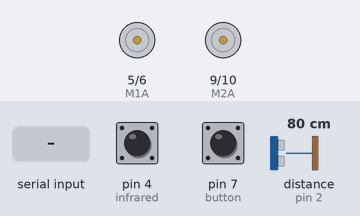
This sketch was run on a simulated Arduino Uno, built with avr-gcc and run on an emulated ATmega328P. On the bench: motor-driver pin pairs drawn as motors (green arrow = first pin HIGH = forward, orange = second pin HIGH = backward, longer = more drive). Wiring (inferred from the names in the program): ultrasonic range finder: trigger pin 3; echo pin 2. The inputs (shaded band) are chosen by the test bench; at power-on: distance to the obstacle (sensor on pin 2) 80 cm, pin 7 (button) HIGH, pin 4 (infrared) HIGH. The echo pulse lasts 58.3 µs per cm.

Above: at 1.2 s.
1.3 s: distance to the obstacle (sensor on pin 2) set to 13 cm
2.8 s: distance to the obstacle (sensor on pin 2) set to 10 cm
At 4.0 s:
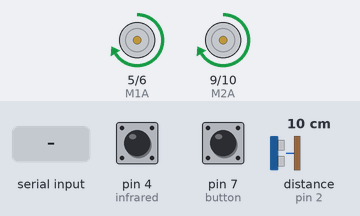
4.3 s: "A" received over the second serial link
At 5.5 s:
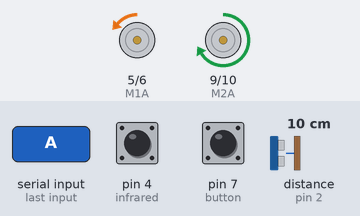
5.8 s: "B" received over the second serial link
At 6.5 s:
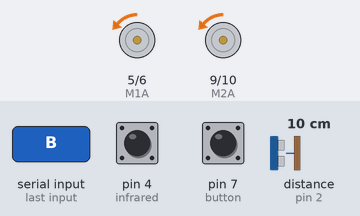
7.3 s: pin 7 (button) pulled LOW for 0.15 s
At 8.1 s:
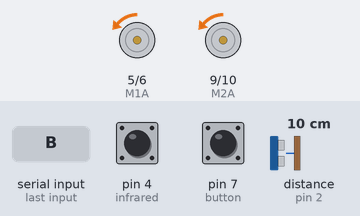
8.9 s: pin 7 (button) pulled LOW for 3.2 s
At 9.3 s:
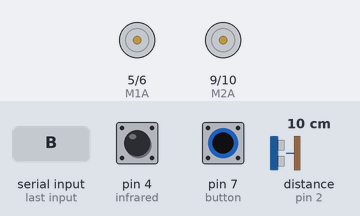
Timing chart, 0 to 13.6 s (numbered marks = the images above; inputs shaded):
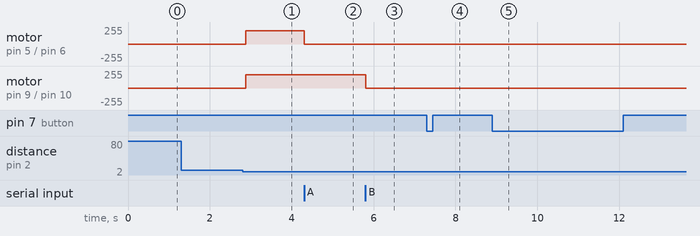

The sketch:

ball_game.ino
```cpp
/*
 * 可以透過超音波距離感測器、紅外線反射感測器,觸發馬達轉動.
 * 並透過觸碰感測器(按鈕)來停止馬達轉動.
 * 2020/05/28 修正超音波時間問題
 */

//匯入軟體序列埠函式庫並指定腳位與存取變數
#include <SoftwareSerial.h>
SoftwareSerial mySerial(11, 12); // RX, TX
int ul = 100, Text, app_button = 0, motor1_speed = 200, motor2_speed = 200;

// 定義感測器與馬達連接的腳位
#define trig 3
#define echo 2
#define infrared 4
#define button 7
#define M1A 5
#define M1B 6
#define M2A 9
#define M2B 10

unsigned long last_time;
bool sonar_switch = true;
int distance_cm = 0;

// 超音波HC-SR04距離讀取程式(單位:公分)
int sonar() {
  if (sonar_switch) {
    digitalWrite(trig, LOW);
    delayMicroseconds(5);
    digitalWrite(trig, HIGH);
    delayMicroseconds(10);
    digitalWrite(trig, LOW);

    pinMode(echo, INPUT);
    last_time = millis();
    long duration = pulseIn(echo, HIGH);
    if ((millis() - last_time) > 200) {
      sonar_switch=false;
      distance_cm = 0;
    }
    else {
      distance_cm = constrain(int((duration/2) / 29.1), 0, 100);
    }
    delay(30);
    return distance_cm;
  }
  else {
    distance_cm = 0;
    return distance_cm;
  }
}

// 紅外線反射數位讀取程式(定義感測到物體時為:1)
int ir() {
  bool value = digitalRead(4);
  return !value;
}

// 按鈕讀取程式(定義按下按鈕時為:1)
int sw() {
  bool value = digitalRead(7);
  return !value;
}

// 控制第幾顆馬達(數量2), 以及控制轉速(速度正為正轉, 速度負為反轉)
void motor(int number, int Speed) {
  if (number == 1) {
    if (Speed >= 0 ) {
      if (Speed > 255)Speed = 255;
      analogWrite(M1A, Speed);
      analogWrite(M1B, 0);
    }
    else {
      Speed *= -1;
      if (Speed > 255)Speed = 255;
      analogWrite(M1A, 0);
      analogWrite(M1B, Speed);
    }
  }
  else if (number == 2) {
    if (Speed >= 0 ) {
      if (Speed > 255)Speed = 255;
      analogWrite(M2A, Speed);
      analogWrite(M2B, 0);
    }
    else {
      Speed *= -1;
      if (Speed > 255)Speed = 255;
      analogWrite(M2A, 0);
      analogWrite(M2B, Speed);
    }
  }
  else {
    //Serial.println("Out of range.");
  }
}

void bluetooth() {
  if (mySerial.available()) {
    Text = mySerial.read();
    if (Text == 65) {
      //Serial.print("A:");
      //delay(50);
      Text = mySerial.read();
      //Serial.print(Text);
      motor1_speed = int(Text);
    }
    else if (Text == 66) {
      //Serial.print("B:");
      //delay(50);
      Text = mySerial.read();
      //Serial.print(Text);
      motor2_speed = int(Text);
    }
    else if (Text == 72) {
      mySerial.write(72);
      mySerial.write(ul);
      mySerial.write(ir());
    }
    else if (Text == 83){
      app_button = 1;
    }
    else if (Text == 90) {
      app_button = 0;
    }
    //Serial.println("");
  }
}

// 啟動時設定與執行(只在開機時執行一次的程式)
void setup() {
  //Serial.begin (9600);
  mySerial.begin(9600);
  pinMode(trig, OUTPUT);
  pinMode(echo, INPUT_PULLUP);
  pinMode(infrared, INPUT_PULLUP);
  pinMode(button, INPUT_PULLUP);
  pinMode(M1A, OUTPUT);
  pinMode(M1B, OUTPUT);
  pinMode(M2A, OUTPUT);
  pinMode(M2B, OUTPUT);
}

// 重複執行程式
void loop() {
  while ((ul > 10 || ul == 1 || ul == 0) && ir() == 0 && app_button == 0) {
    ul = sonar();
    bluetooth();
    //Serial.print("Distance: " + String(ul) + "cm");
    //Serial.print(" / IR: " + String(ir()));
    //Serial.println();
  }
  //Serial.println("Start!");
  app_button = 1;
  while (sw() == 0 && app_button == 1) {
    ul = sonar();
    bluetooth();
    motor(1, motor1_speed);
    motor(2, motor2_speed);
    //Serial.println("Wait button...");
    //Serial.print("Distance: " + String(ul) + "cm");
    //Serial.println(" / IR: " + String(ir()));
    //Serial.print("M1: " + String(motor1_speed));
    //Serial.print(" / M2: " + String(motor2_speed));
    //Serial.println();
  }
  //Serial.println("End!");
  app_button = 0;
  motor(1, 0);
  motor(2, 0);
}
```

Measured:
- the behaviour switches between 12 and 11 cm on distance to the obstacle (sensor on pin 2) (found by bisection; images 0 and 1)
- after the input at 1.3 s, every drawn part: stays the same
- after the input at 2.8 s, motor on pin 5 (M1A) / pin 6 (M1B), motor on pin 9 (M2A) / pin 10 (M2B): stopped → forward 200/255 after 0.07 s
- after the input at 4.3 s, motor on pin 5 (M1A) / pin 6 (M1B): forward 200/255 → backward 1/255 at once
- after the input at 5.8 s, motor on pin 9 (M2A) / pin 10 (M2B): forward 200/255 → backward 1/255 at once
- after the input at 7.3 s, motor on pin 5 (M1A) / pin 6 (M1B), motor on pin 9 (M2A) / pin 10 (M2B): backward 1/255 → stopped at once, → backward 1/255 0.18 s later
- after the input at 8.9 s, motor on pin 5 (M1A) / pin 6 (M1B), motor on pin 9 (M2A) / pin 10 (M2B): backward 1/255 → stopped at once, → backward 1/255 3.2 s later
